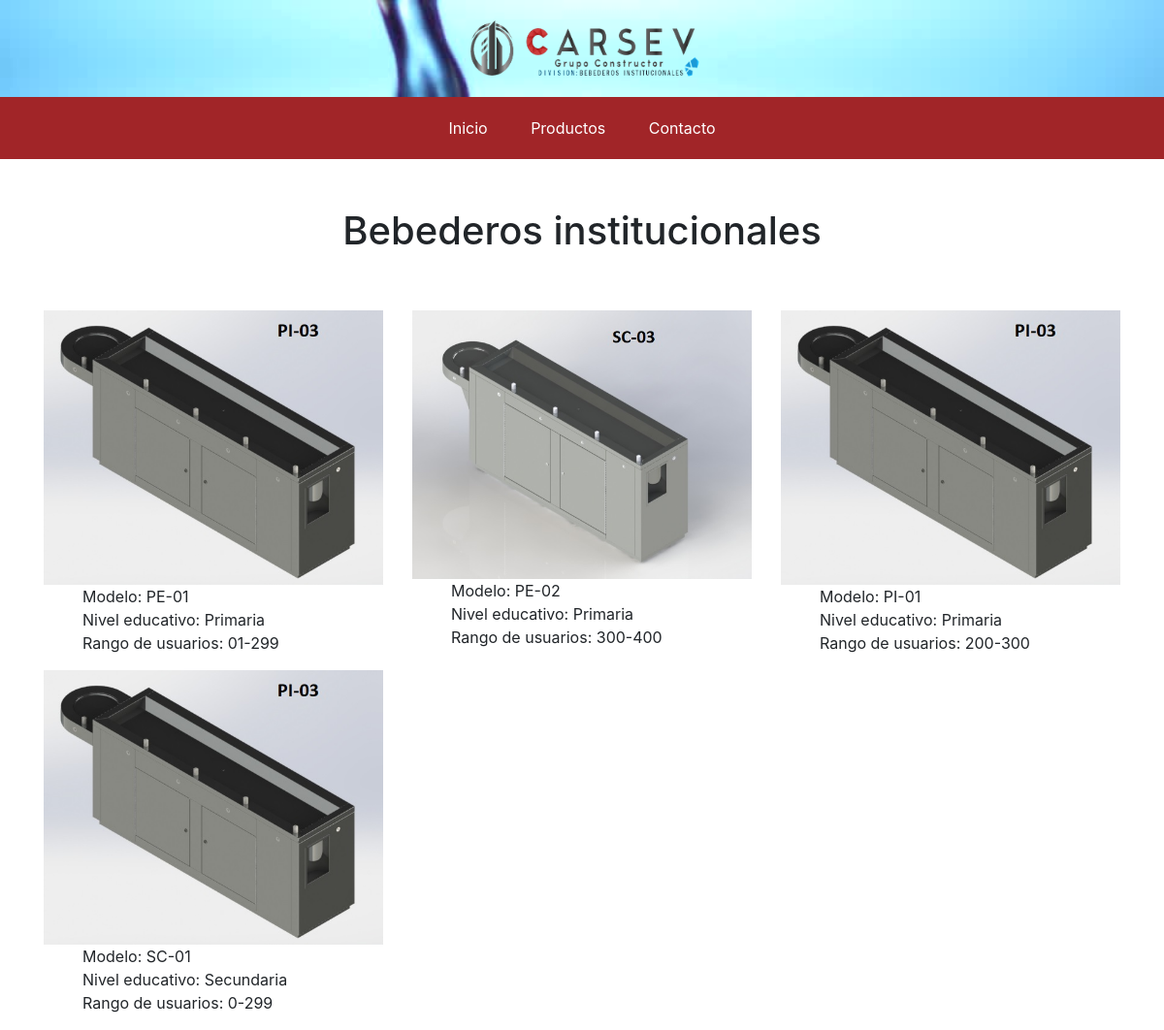
/bebederos/, run on the app's committed database.
### bebederos/models.py (models this page shows, shortened)
class Bebedero(models.Model):
	nivel_educativo_choices = (
		('Preescolar','Preescolar'),
		('Primaria','Primaria'),
		('Secundaria','Secundaria'),
	)
	modelo = models.CharField(max_length=30)
	rango_usuarios = models.CharField(max_length=30)
	foto = models.ImageField(upload_to="bebederos")
	nivel_educativo = models.CharField(max_length=30, choices=nivel_educativo_choices)

### bebederos/views.py (the view)
# urls.py: url(r'^bebederos/$', views.BebederosListView.as_view(),name="bebederosList"),
class BebederosListView(View):
	def get(self, request):
		template_name = "bebederos/bebederosList.html"
		bebederos = Bebedero.objects.all().order_by('modelo')
		context = {
			'bebederos': bebederos
		}
		return render(request, template_name, context)

### bebederos/templates/bebederos/bebederosList.html
{%extends 'base.html'%}
{%block content%}
	<div class="container">
		<h1 style="padding-top: 50px;">Bebederos institucionales</h1>
		<div class="row">
	{%for bebedero in bebederos%}
			<div class="col-md-4 col-mueble">
				<img src="{{bebedero.foto.url}}">
				<ul class="lista-caracteristicas">
					<li>Modelo: {{bebedero.modelo}}</li>
					<li>Nivel educativo: {{bebedero.nivel_educativo }}</li>
					<li>Rango de usuarios: {{bebedero.rango_usuarios}}</li>
				</ul>
			</div>
	{%empty%}
			<div class="col-12">
			Lista de bebederos vacia
			</div>
	{%endfor%}
		</div>
	</div>
{%endblock content%}

### templates/base.html (shortened to what this page needs)
{%load static%}
<!DOCTYPE html>
<html>
<head>
	<link rel="stylesheet" type="text/css" href="{%static 'css/font-awesome.min.css'%}">
	<link rel="stylesheet" type="text/css" href="{%static 'css/style.css'%}">
	<link rel="stylesheet" href="https://maxcdn.bootstrapcdn.com/bootstrap/4.0.0/css/bootstrap.min.css">
</head>
<body>
	<header>
		<img src="{%static 'img/logo1.png'%}">
	</header>
	<nav>
		<ul>
			<a href="{%url 'main:home'%}"><li>Inicio</li></a>
			<a href="{%url 'bebederos:bebederosList'%}"><li>Productos</li></a>
			<a href="{%url 'main:contacto'%}"><li>Contacto</li></a>
		</ul>
	</nav>
	<section>
		{%block content%}{%endblock content%}
	</section>
</body>
</html>

### static/css/style.css (style rules this page uses)
body { margin: 0; padding: 0; font-family: sans-serif; }
header { padding: 0; margin: 0; background-image: url('../img/agua.jpg'); background-size: cover; width: 100%; padding: 15px 0; color: #fff; text-align: center; }
header img { height: 70px; }
nav ul { background-color: #a12528; overflow: hidden; color: #fff; padding: 0; text-align: center; margin: 0; transition: max-height 0.5s; }
nav ul li { display: inline-block; padding: 20px; }
nav ul a, nav ul a:hover { text-decoration: none; color: inherit; }
.col-mueble img { width: 100%; transition: 0.5s; }
.lista-caracteristicas { list-style: none; }
h1 { text-align: center; }
.container .row { padding-top: 50px; }

### data on the page
Bebedero: foto (picture), modelo "PE-01", nivel_educativo "Primaria", rango_usuarios "01-299"
Bebedero: foto (picture), modelo "PE-02", nivel_educativo "Primaria", rango_usuarios "300-400"
Bebedero: foto (picture), modelo "PI-01", nivel_educativo "Primaria", rango_usuarios "200-300"
Bebedero: foto (picture), modelo "SC-01", nivel_educativo "Secundaria", rango_usuarios "0-299"
